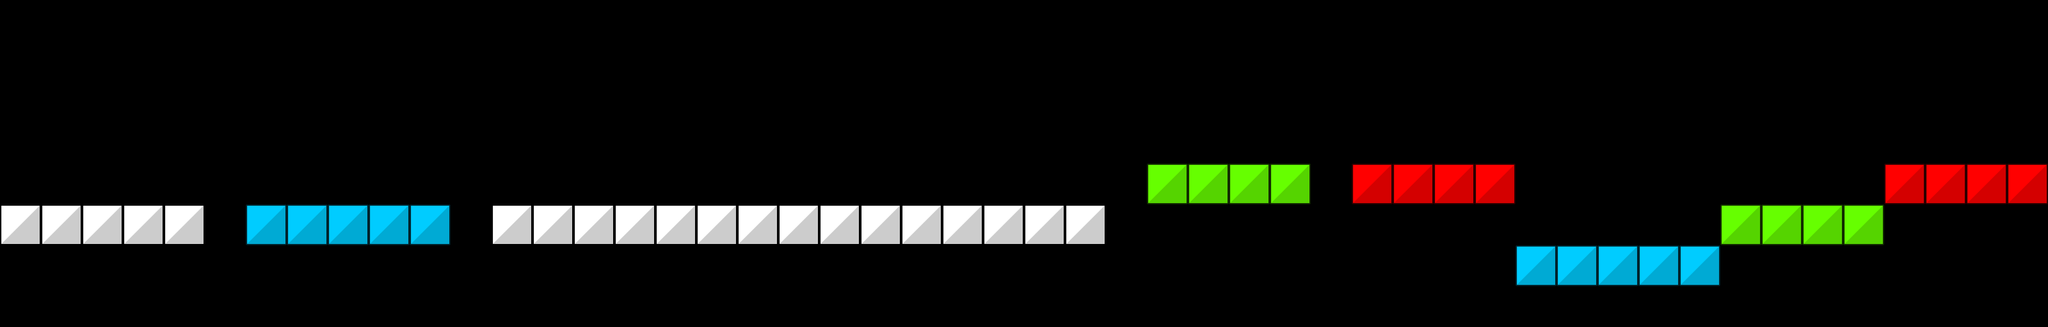

Rendered tile map (Tiled .tmx) drawn with the repository's tilesets; below, a short description and the map source with its tile grids summarised:
An orthogonal 50x8 tile map with 64x64 px tiles, 1 tile layer (PLATFORM), 3 tilesets and 6 objects.

<map version="1.0" orientation="orthogonal" renderorder="right-down" width="50" height="8" tilewidth="64" tileheight="64" nextobjectid="36">
 <tileset firstgid="1" name="platformSet" tilewidth="64" tileheight="64" tilecount="4" columns="4">
  <image source="../spritesheets/platformSet.png" width="256" height="64" />
 </tileset>
 <tileset firstgid="5" name="player" tilewidth="64" tileheight="64" tilecount="1" columns="1">
  <image source="../textures/player/player_red.png" width="64" height="64" />
 </tileset>
 <tileset firstgid="6" name="enemies" tilewidth="64" tileheight="64" tilecount="3" columns="0">
  <tile id="0">
   <image width="64" height="64" source="../textures/enemies/blueAlive.png" />
  </tile>
  <tile id="1">
   <image width="64" height="64" source="../textures/enemies/greenAlive.png" />
  </tile>
  <tile id="2">
   <properties>
    <property name="Colour" value="RED" />
   </properties>
   <image width="64" height="64" source="../textures/enemies/redAlive.png" />
  </tile>
 </tileset>
 <layer name="PLATFORM" width="50" height="8">
  <data>[400 cells, 46 non-empty, 4 distinct tile ids]</data>
 </layer>
 <objectgroup name="PLAYER">
  <object id="22" gid="5" x="0" y="256" width="64" height="64" />
 </objectgroup>
 <objectgroup name="BOUNDARY">
  <object id="21" x="0" y="-277.333">
   <polyline points="0,85.3333 0,1109.33 3328,1109.33 3328,85.3333 0,85.3333" />
  </object>
 </objectgroup>
 <objectgroup name="FAILBOUNDARY">
  <object id="29" x="0" y="704">
   <polyline points="0,0 3328,0 3328,128 0,128 0,0" />
  </object>
 </objectgroup>
 <objectgroup name="PASSBOUNDARY">
  <object id="28" x="3200" y="-192">
   <polyline points="0,0 128,0 128,512 0,512 0,0" />
  </object>
 </objectgroup>
 <objectgroup name="ENEMIES">
  <object id="30" gid="6" x="960" y="320" width="64" height="64">
   <properties>
    <property name="Colour" value="BLUE" />
   </properties>
  </object>
  <object id="31" gid="8" x="1472" y="320" width="64" height="64">
   <properties>
    <property name="Colour" value="RED" />
   </properties>
  </object>
 </objectgroup>
</map>
